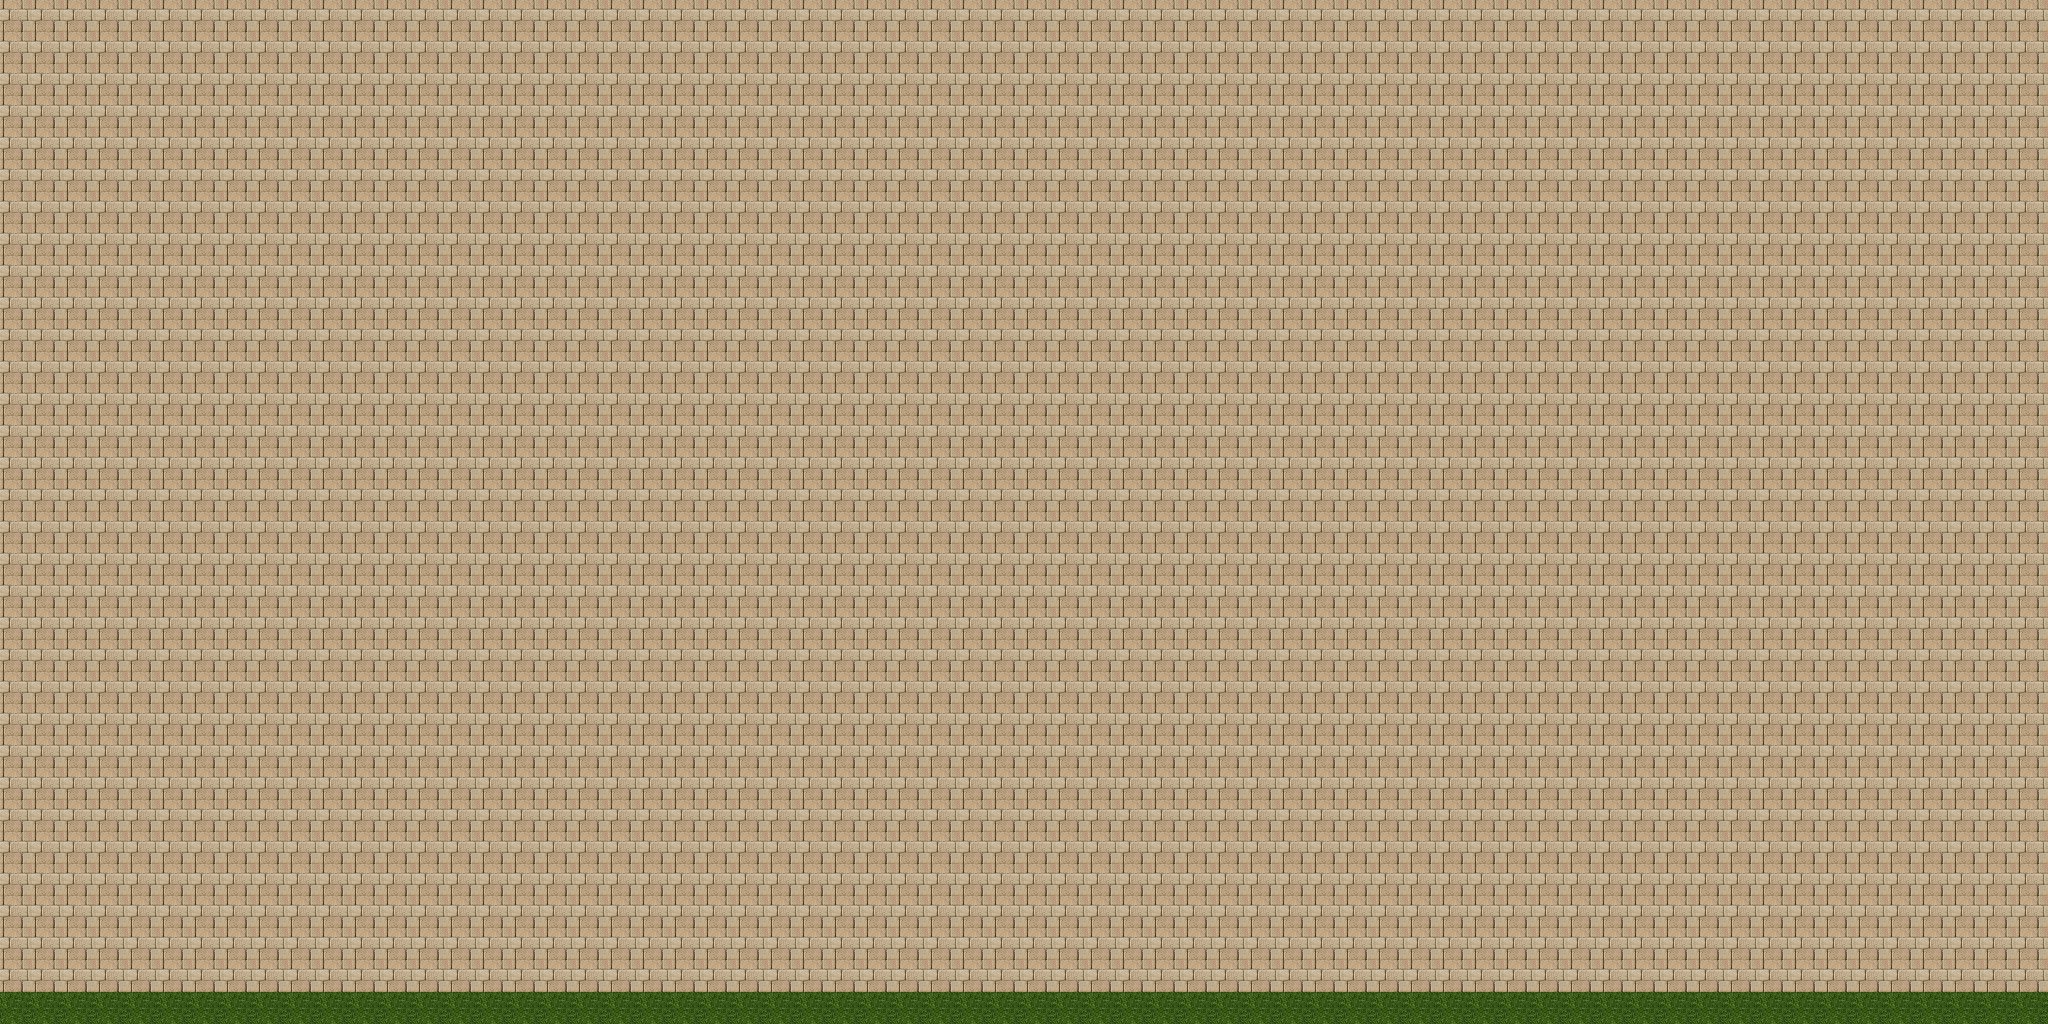

A level layout from a 2D game, rendered from its tile map. Below: a short description, then the map file with tile-grid data replaced by summaries:
An orthogonal 64x32 tile map with 32x32 px tiles, 1 tile layer (Tile Layer 1) and 3 objects (3x fixed).

<map version="1.0" orientation="orthogonal" renderorder="right-down" width="64" height="32" tilewidth="32" tileheight="32" nextobjectid="4">
 <tileset firstgid="1" name="dungeontiles" tilewidth="32" tileheight="32" tilecount="32">
  <image source="dungeontiles.png" width="128" height="256" />
 </tileset>
 <layer name="Tile Layer 1" width="64" height="32">
  <data>[2048 cells, 2048 non-empty, 2 distinct tile ids]</data>
 </layer>
 <objectgroup name="physics">
  <object id="1" name="fixed" x="0" y="994" width="2050" height="32" />
  <object id="2" name="fixed" x="0" y="4" width="14" height="986" />
  <object id="3" name="fixed" x="2031" y="3" width="14" height="986" />
 </objectgroup>
</map>
